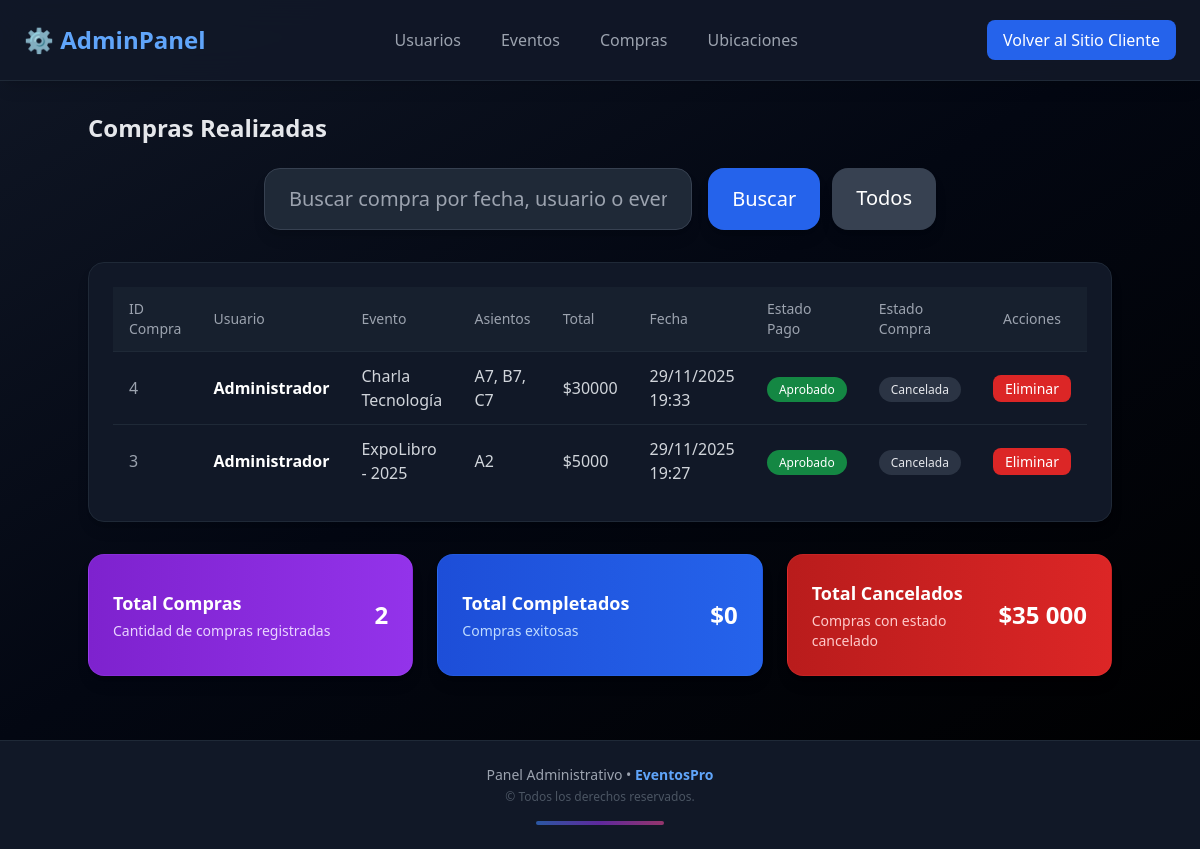
Before: /administrador/compras/ with the older database file.
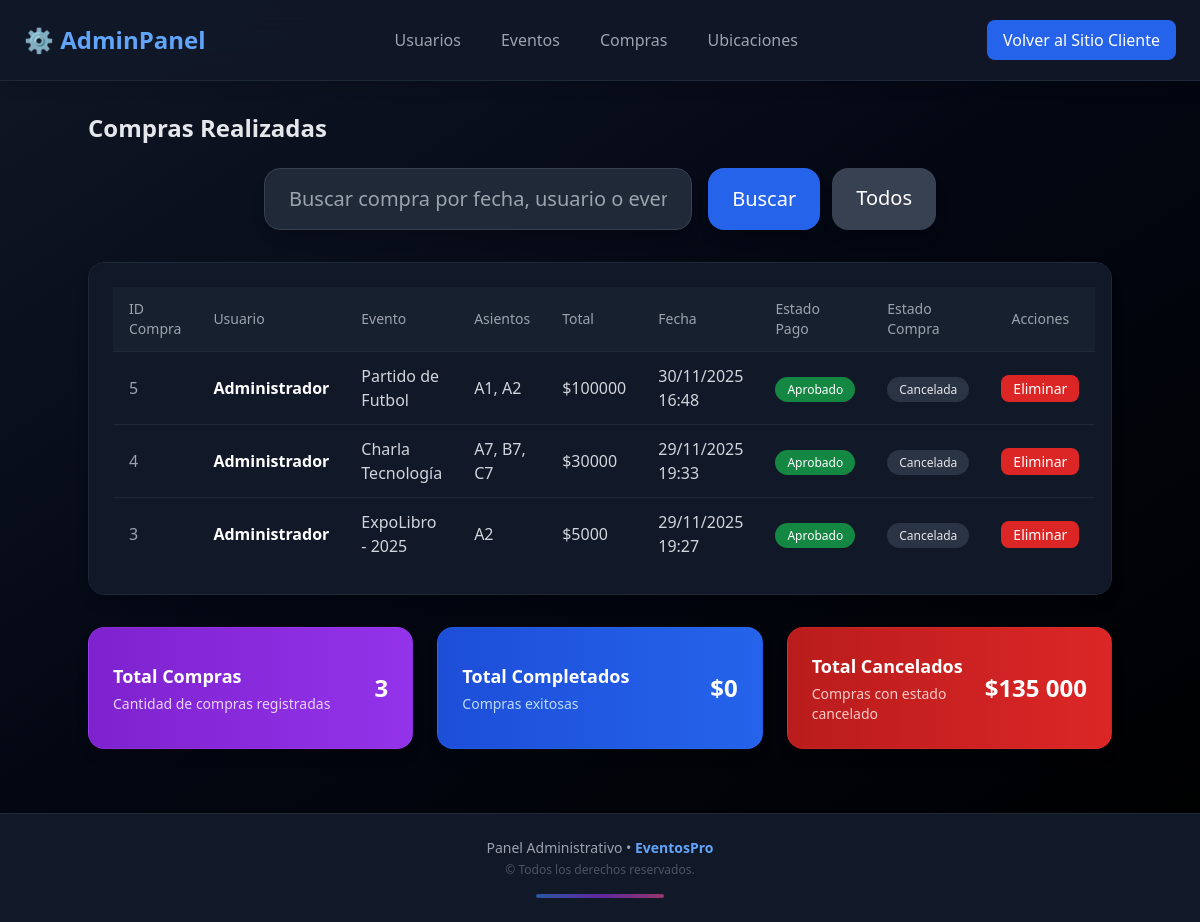
After: the same page with the newer database file.
### compra/models.py (models this page shows, shortened)
class Compra(models.Model):
    ESTADO_COMPRA = [
        ('completada', 'Completada'),
        ('cancelada', 'Cancelada'),
    ]
    estado = models.CharField(max_length=20, choices=ESTADO_COMPRA, default='completada')
    usuario = models.ForeignKey(Usuario, on_delete=models.SET_NULL, null=True, blank=True, related_name='compras')
    fecha = models.DateTimeField(auto_now_add=True)
    total = models.DecimalField(max_digits=10, decimal_places=0)
    asientos_nombres = models.CharField(max_length=255, null=True, blank=True)
    evento_id = models.ForeignKey(Evento, on_delete=models.SET_NULL, null=True, blank=True)
    @property
    def nombre_evento(self):
        if self.evento_id:
            return self.evento_id.nombre
        return "Devolución / Evento eliminado"

class Pago(models.Model):
    ESTADO_PAGO = [
        ('pendiente', 'Pendiente'),
        ('aprobado', 'Aprobado'),
        ('rechazado', 'Rechazado'),
    ]
    compra = models.OneToOneField(Compra, on_delete=models.CASCADE, null=True, blank=True)
    metodo = models.CharField(max_length=50, default='Simulado')
    estado = models.CharField(max_length=20, choices=ESTADO_PAGO, default='pendiente')
    fecha = models.DateTimeField(auto_now_add=True)

### usuarios/models.py (models this page shows, shortened)
class Usuario(AbstractUser):
    rut = models.CharField(max_length=12, unique=True, validators=[validar_rut])
    telefono = models.CharField(max_length=15, blank=True)
    tipo_usuario = models.CharField(max_length=50, blank=False, choices=[
        ('administrador', 'Administrador'),
        ('cliente', 'Cliente'),
        ('organizador', 'Organizador'),
    ],)
    USERNAME_FIELD = 'username'  # indica que se usa 'username' para login
    REQUIRED_FIELDS = ['email', 'rut']  # campos obligatorios para createsuperuser

### eventos/models.py (models this page shows, shortened)
class Evento(models.Model):
    ESTADO_EVENTO = [
        ('pendiente', 'Pendiente'),
        ('publicado', 'Publicado'),
        ('cancelado', 'Cancelado'),
    ]
    usuario = models.ForeignKey(Usuario, on_delete=models.SET_NULL, null=True, blank=True, related_name='eventos')
    ubicacion = models.ForeignKey(Ubicacion, on_delete=models.PROTECT, related_name='eventos')
    nombre = models.CharField(max_length=80)
    descripcion = models.TextField(max_length=200, blank=True)
    fecha = models.DateField()
    hora = models.TimeField()
    imagen = models.ImageField(upload_to='eventos/', blank=True, null=True)
    estado = models.CharField(max_length=20, choices=ESTADO_EVENTO, default='pendiente')
    precio_ticket = models.IntegerField(default=0)

### administrador/views.py (the view, shortened to what this page needs)
# urls.py: path('compras/', views.listar_compras_admin, name='listar_compras_admin'),
def listar_compras_admin(request):
    q = request.GET.get("q", "")
    compras = Compra.objects.select_related('usuario', 'evento_id').prefetch_related('detalles', 'pago')
    total_general_completados = compras.filter(estado='completada').aggregate(Sum('total'))['total__sum'] or 0
    total_general_cancelados = compras.filter(estado='cancelada').aggregate(Sum('total'))['total__sum'] or 0
    compras = compras.order_by('-fecha')
    return render(request, 'administrador/listar_compras_admin.html', {
        'compras': compras,
        'total_general_completados': total_general_completados,
        'total_general_cancelados': total_general_cancelados,
    })

### administrador/templates/administrador/listar_compras_admin.html (shortened to what the changed rows need)
{% extends "administrador/admin_core.html" %}
{% load humanize %}
{% block content %}
<div class="admin-container">
    <h1 class="text-2xl font-bold text-gray-200 mb-6">Compras Realizadas</h1>
<div class="admin-table-wrapper bg-gray-900 border border-gray-800 rounded-2xl p-6 shadow-lg overflow-x-auto">
    <table class="min-w-full divide-y divide-gray-800">
        <thead>
            <tr class="bg-gray-800/50">
                <th class="px-4 py-3 text-left text-sm font-medium text-gray-400">ID Compra</th>
                <th class="px-4 py-3 text-left text-sm font-medium text-gray-400">Usuario</th>
                <th class="px-4 py-3 text-left text-sm font-medium text-gray-400">Evento</th>
                <th class="px-4 py-3 text-left text-sm font-medium text-gray-400">Asientos</th>
                <th class="px-4 py-3 text-left text-sm font-medium text-gray-400">Total</th>
                <th class="px-4 py-3 text-left text-sm font-medium text-gray-400">Fecha</th>
                <th class="px-4 py-3 text-left text-sm font-medium text-gray-400">Estado Pago</th>
                <th class="px-4 py-3 text-left text-sm font-medium text-gray-400">Estado Compra</th>
                <th class="px-4 py-3 text-center text-sm font-medium text-gray-400">Acciones</th>
            </tr>
        </thead>
        <tbody class="divide-y divide-gray-800">
            {% for c in compras %}
            <tr class="hover:bg-gray-800/40 transition" onclick="window.location='{% url 'administrador:ver_compra_admin' c.id %}'" style="cursor:pointer;">
                <td class="px-4 py-3 text-gray-400">{{ c.id }}</td>
                <td class="px-4 py-3 text-white font-semibold">{{ c.usuario.username }}</td>
                <td class="px-4 py-3 text-gray-300">{{ c.nombre_evento }}</td>
                <td class="px-4 py-3 text-gray-300">{{ c.asientos_nombres }}</td>
                <td class="px-4 py-3 text-gray-300">${{ c.total }}</td>
                <td class="px-4 py-3 text-gray-300">{{ c.fecha|date:"d/m/Y H:i" }}</td>
                <td class="px-4 py-3">
                    <span class="px-3 py-1 text-xs rounded-full
                        {% if c.pago.estado == 'aprobado' %} bg-green-600/80 text-white
                        {% elif c.pago.estado == 'pendiente' %} bg-yellow-600/80 text-white
                        {% else %} bg-red-600/80 text-white
                        {% endif %}">
                        {{ c.pago.estado|title }}
                    </span>
                </td>
                <td class="px-4 py-3">
                    <span class="px-3 py-1 text-xs rounded-full
                        {% if c.estado == 'completada' %} bg-blue-700/60 text-blue-100
                        {% else %} bg-gray-700/70 text-gray-200
                        {% endif %}">
                        {{ c.estado|title }}
                    </span>
                </td>
                <td class="px-4 py-3 text-center space-x-3">
                    <a href="{% url 'administrador:eliminar_compra_admin' c.id %}"
                        class="px-3 py-1 text-sm rounded-lg bg-red-600 hover:bg-red-500 text-white transition">
                        Eliminar
                    </a>
                </td>
            </tr>
            {% empty %}
            <tr>
                <td colspan="9" class="px-4 py-6 text-center text-gray-500">
                    No hay compras registradas.
                </td>
            </tr>
            {% endfor %}
        </tbody>
    </table>
</div>
</div>
<div class="admin-table-wrapper max-w-6xl mx-auto mt-8 grid grid-cols-1 sm:grid-cols-3 gap-6">
    <div class="bg-gradient-to-r from-purple-700 to-purple-600
                border border-purple-500/20
                rounded-2xl p-6 shadow-lg flex items-center justify-between">
        <div>
            <h2 class="text-lg font-bold text-white mb-1">Total Compras</h2>
        </div>
        <div class="text-right">
            <p class="text-2xl font-extrabold text-white">
                {{ compras.count }}
            </p>
        </div>
    </div>
    <div class="bg-gradient-to-r from-blue-700 to-blue-600
                border border-blue-500/20
                rounded-2xl p-6 shadow-lg flex items-center justify-between">
        <div>
            <h2 class="text-lg font-bold text-white mb-1">Total Completados</h2>
        </div>
    </div>
    <div class="bg-gradient-to-r from-red-700 to-red-600
                border border-red-500/20
                rounded-2xl p-6 shadow-lg flex items-center justify-between">
        <div>
            <h2 class="text-lg font-bold text-white mb-1">Total Cancelados</h2>
        </div>
        <div class="text-right">
            <p class="text-2xl font-extrabold text-white">
                ${{ total_general_cancelados|intcomma }}
            </p>
        </div>
    </div>
</div>
{% endblock %}

Changed rows visible on the page:
added Compra: id "5", usuario.username "Administrador", nombre_evento "Partido de Futbol", asientos_nombres "A1, A2", total "100000", fecha "30/11/2025 16:48", pago.estado "Aprobado", estado "Cancelada"
Other visible differences:
{{ compras.count }}: "2" → "3"
{{ total_general_cancelados|intcomma }}: "35 000" → "135 000"
